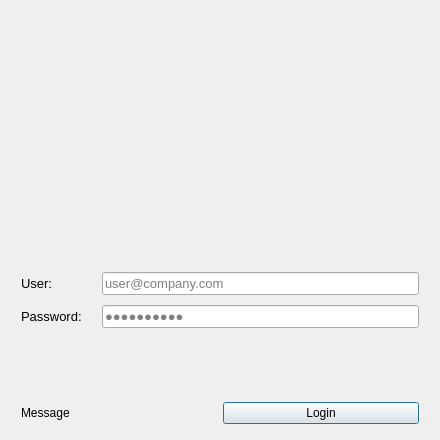
<?xml version="1.0" encoding="UTF-8"?>
<ui version="4.0">
 <class>Login</class>
 <widget class="QDialog" name="Login">
  <property name="geometry">
   <rect>
    <x>0</x>
    <y>0</y>
    <width>440</width>
    <height>440</height>
   </rect>
  </property>
  <property name="windowTitle">
   <string>gigaJira login</string>
  </property>
  <property name="windowIcon">
   <iconset>
    <normaloff>../gigaJiraLogoRounded-Small.png</normaloff>../gigaJiraLogoRounded-Small.png</iconset>
  </property>
  <layout class="QVBoxLayout" name="verticalLayout">
   <item>
    <layout class="QHBoxLayout" name="horizontalLayout_4">
     <property name="topMargin">
      <number>5</number>
     </property>
     <property name="bottomMargin">
      <number>5</number>
     </property>
     <item>
      <widget class="QLabel" name="logo">
       <property name="sizePolicy">
        <sizepolicy hsizetype="Preferred" vsizetype="Preferred">
         <horstretch>0</horstretch>
         <verstretch>0</verstretch>
        </sizepolicy>
       </property>
       <property name="minimumSize">
        <size>
         <width>240</width>
         <height>240</height>
        </size>
       </property>
       <property name="maximumSize">
        <size>
         <width>240</width>
         <height>240</height>
        </size>
       </property>
       <property name="font">
        <font>
         <pointsize>12</pointsize>
        </font>
       </property>
       <property name="styleSheet">
        <string notr="true"/>
       </property>
       <property name="text">
        <string/>
       </property>
       <property name="pixmap">
        <pixmap>../gigaJiraLogoRounded.png</pixmap>
       </property>
       <property name="scaledContents">
        <bool>true</bool>
       </property>
       <property name="alignment">
        <set>Qt::AlignmentFlag::AlignCenter</set>
       </property>
      </widget>
     </item>
    </layout>
   </item>
   <item>
    <layout class="QFormLayout" name="formLayout">
     <property name="horizontalSpacing">
      <number>20</number>
     </property>
     <property name="verticalSpacing">
      <number>10</number>
     </property>
     <property name="leftMargin">
      <number>10</number>
     </property>
     <property name="topMargin">
      <number>5</number>
     </property>
     <property name="rightMargin">
      <number>10</number>
     </property>
     <property name="bottomMargin">
      <number>5</number>
     </property>
     <item row="0" column="0">
      <widget class="QLabel" name="label_2">
       <property name="baseSize">
        <size>
         <width>80</width>
         <height>0</height>
        </size>
       </property>
       <property name="font">
        <font>
         <pointsize>10</pointsize>
        </font>
       </property>
       <property name="text">
        <string>User:</string>
       </property>
      </widget>
     </item>
     <item row="0" column="1">
      <widget class="QLineEdit" name="user">
       <property name="font">
        <font>
         <pointsize>10</pointsize>
        </font>
       </property>
       <property name="placeholderText">
        <string>user@company.com</string>
       </property>
      </widget>
     </item>
     <item row="1" column="0">
      <widget class="QLabel" name="label_3">
       <property name="font">
        <font>
         <pointsize>10</pointsize>
        </font>
       </property>
       <property name="text">
        <string>Password:</string>
       </property>
      </widget>
     </item>
     <item row="1" column="1">
      <widget class="QLineEdit" name="password">
       <property name="font">
        <font>
         <pointsize>10</pointsize>
        </font>
       </property>
       <property name="inputMask">
        <string/>
       </property>
       <property name="text">
        <string/>
       </property>
       <property name="maxLength">
        <number>32767</number>
       </property>
       <property name="echoMode">
        <enum>QLineEdit::EchoMode::Password</enum>
       </property>
       <property name="placeholderText">
        <string>●●●●●●●●●●</string>
       </property>
      </widget>
     </item>
    </layout>
   </item>
   <item>
    <spacer name="verticalSpacer">
     <property name="orientation">
      <enum>Qt::Orientation::Vertical</enum>
     </property>
     <property name="sizeHint" stdset="0">
      <size>
       <width>20</width>
       <height>40</height>
      </size>
     </property>
    </spacer>
   </item>
   <item>
    <layout class="QHBoxLayout" name="horizontalLayout_3">
     <property name="leftMargin">
      <number>10</number>
     </property>
     <property name="topMargin">
      <number>5</number>
     </property>
     <property name="rightMargin">
      <number>10</number>
     </property>
     <property name="bottomMargin">
      <number>5</number>
     </property>
     <item>
      <widget class="QLabel" name="loginMessage">
       <property name="text">
        <string>Message</string>
       </property>
      </widget>
     </item>
     <item>
      <widget class="QPushButton" name="loginButton">
       <property name="text">
        <string>Login</string>
       </property>
      </widget>
     </item>
    </layout>
   </item>
  </layout>
 </widget>
 <resources/>
 <connections/>
</ui>
